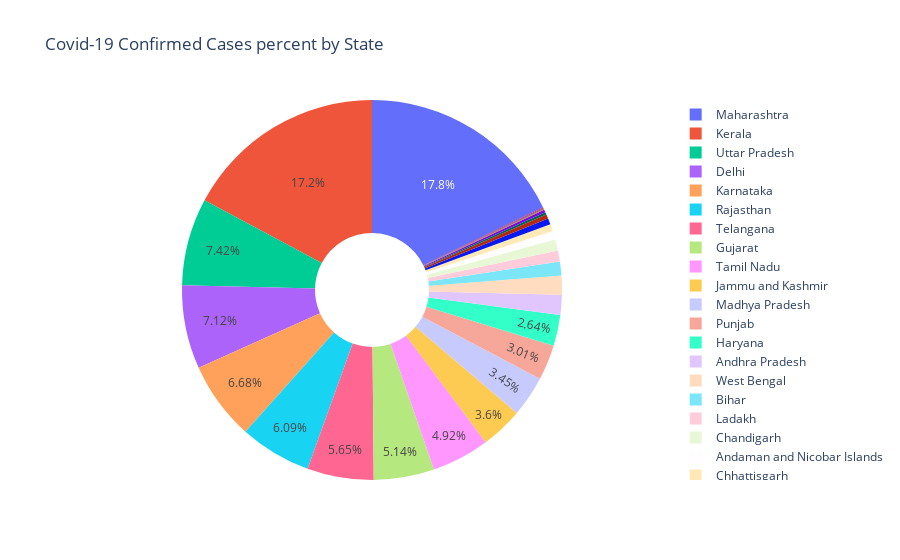

The notebook cell saved with this chart:
### Code cell
labels = statewise_df.loc[1:,'State']
values =  statewise_df.loc[1:,'Confirmed']
fig = go.Figure(data=[go.Pie(labels=labels, values=values,hole=.3)])
fig.update_traces(textposition='inside')
fig.update_layout(title='Covid-19 Confirmed Cases percent by State',uniformtext_minsize=12, uniformtext_mode='hide')
fig.show()

### Figure 1 — Plotly figure (JSON) as saved in the notebook; plotly's stock layout.template omitted (floating-point values rounded to 4 significant figures)
{"data": [{"hole": 0.3, "labels": ["Maharashtra", "Kerala", "Delhi", "Uttar Pradesh", "Karnataka", "Rajasthan", "Telangana", "Gujarat", "Tamil Nadu", "Jammu and Kashmir", "Madhya Pradesh", "Punjab", "Haryana", "Andhra Pradesh", "West Bengal", "Bihar", "Ladakh", "Chandigarh", "Andaman and Nicobar Islands", "Chhattisgarh", "Uttarakhand", "Goa", "Himachal Pradesh", "Odisha", "Manipur", "Mizoram", "Puducherry", "Arunachal Pradesh", "Assam", "Dadra and Nagar Haveli", "Daman and Diu", "Jharkhand", "Lakshadweep", "Meghalaya", "Nagaland", "Sikkim", "Tripura"], "textposition": "inside", "type": "pie", "values": [243, 234, 97, 101, 91, 83, 77, 70, 67, 49, 47, 41, 36, 23, 22, 16, 13, 13, 10, 8, 7, 5, 3, 3, 1, 1, 1, 0, 0, 0, 0, 0, 0, 0, 0, 0, 0]}], "layout": {"title": {"text": "Covid-19 Confirmed Cases percent by State"}, "uniformtext": {"minsize": 12, "mode": "hide"}}}
